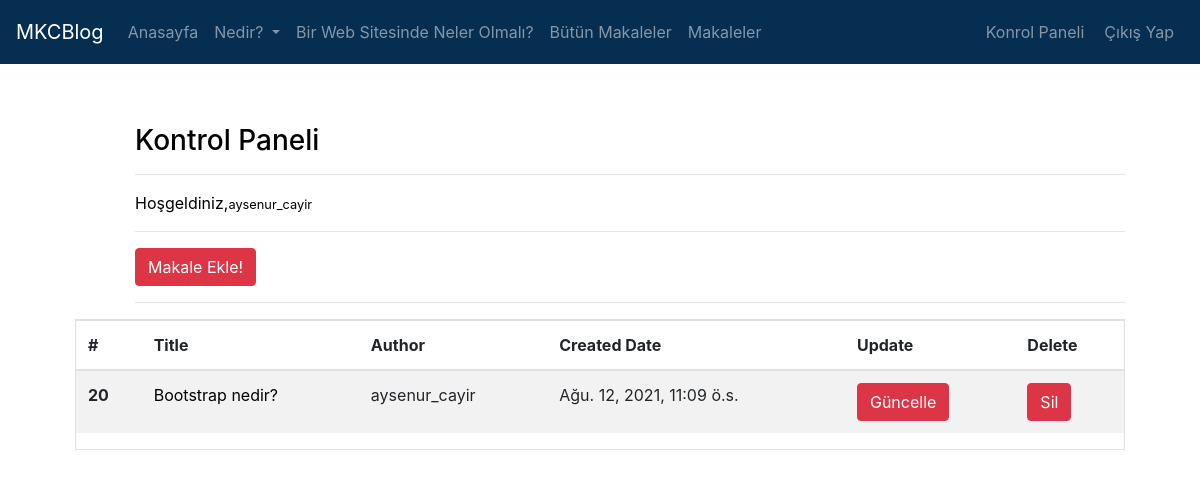
Screenshot of /articles/dashboard/ (signed in) with the database file from the repository.
### article/models.py (models this page shows, shortened)
class Article(models.Model):
    author = models.ForeignKey("auth.User",on_delete = models.CASCADE,verbose_name = "Yazar ")
    title = models.CharField(max_length = 50,verbose_name = "Başlık")
    content = RichTextField()
    created_date = models.DateTimeField(auto_now_add=True,verbose_name="Oluşturulma Tarihi")
    article_image = models.FileField(blank = True,null = True,verbose_name="Makaleye Fotoğraf Ekleyin")
    class Meta:
        ordering = ['-created_date']

### article/views.py (the view)
# urls.py: path('dashboard/',views.dashboard,name = "dashboard"),
@login_required(login_url="user:login")
def dashboard(request):
    articles =Article.objects.filter(author=request.user)
    context={
        "articles":articles
    }
    return render(request,"dashboard.html",context)

### templates/dashboard.html (shortened to what this page needs)
{% extends 'layout.html' %}
{% block body %}
<section id="dashboard">
<div style="margin-left: 60px;"class="">
    <h3>Kontrol Paneli</h3>
    <hr>
    <p>Hoşgeldiniz,<small>{{request.user.username}}</small></p>
    <hr>
    <button type="submit" class="btn btn-danger"><a href="/articles/addarticle/" style="text-decoration:none; color:white;">Makale Ekle!</a></button>
    <hr>
   </div>
   {% if articles %}
   <section class="border ">
   <table class="table table-striped table-hover ">
    <thead>
      <tr>
        <th scope="col">#</th>
        <th scope="col">Title</th>
        <th scope="col">Author</th>
        <th scope="col">Created Date</th>
        <th scope="col">Update</th>
        <th scope="col">Delete</th>
      </tr>
    </thead>
    <tbody>
        {% for article in articles %}
        <tr>
            <th scope="row">{{article.id}}</th>
            <td><a href="/articles/article/{{article.id}}" style="text-decoration:none;">{{article.title}}</a></td>
            <td>{{article.author}}</td>
            <td>{{article.created_date}}</td>
            <td><a href="/articles/update/{{article.id}}" class="btn btn-danger">Güncelle</a></td>
            <td><a href="/articles/delete/{{article.id}}" class="btn btn-danger">Sil</a></td>
        </tr>
        {% endfor %}
   {% endif %}
    </tbody>
  </table>
</section>
</section>
<br>
{% endblock body %}

### static/style.css (style rules this page uses)
body { background-color: white; }
h3 { color: black; }
p { color: black; }
a { color: black; text-decoration:none; }

### static/telefon.css (style rules this page uses)
.table { margin-left: -10px; }
.table td, .table th { padding: 0%; margin-left: -50px; }

### rows the page displays
Article: id "20", title "Bootstrap nedir?", author "aysenur_cayir", created_date "Ağu. 12, 2021, 11:09 ö.s."

### other values shown
{{ request.user.username }} "aysenur_cayir"
